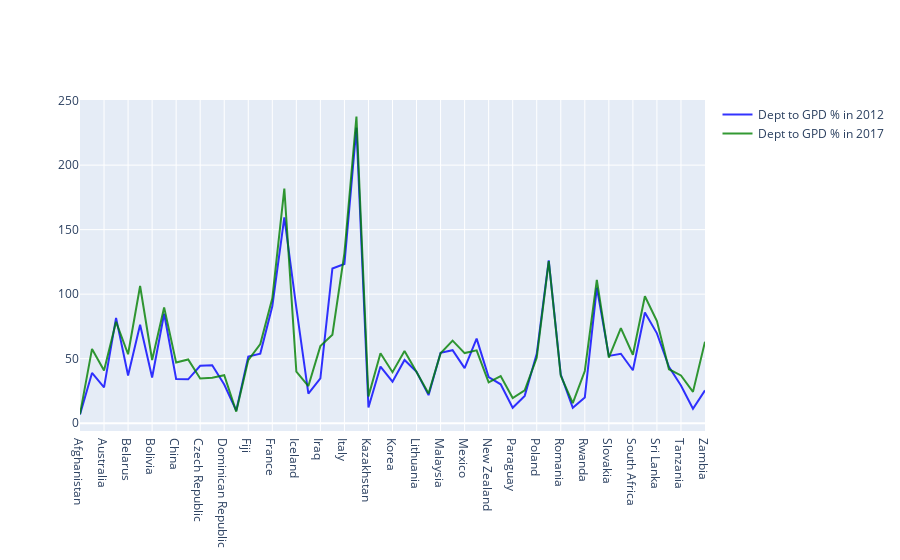

Here is the notebook cell this chart was saved with:
### Markdown cell above
### General overview of the changes

### Code cell
import plotly.graph_objects as go
import pandas as pd

fig = go.Figure()
fig.add_trace(go.Scatter(
                x=dept['Country'],
                y=dept['dt_2012'],
                name="Dept to GPD % in 2012",
                line_color='blue',
                opacity=0.8))

fig.add_trace(go.Scatter(
                x=dept['Country'],
                y=dept['dt_2017'],
                name="Dept to GPD % in 2017",
                line_color='green',
                opacity=0.8))
# Use date string to set xaxis range
title_text="Changes Between 2012-2017"
fig.show()

### Figure 1 — Plotly figure (JSON) as saved in the notebook; plotly's stock layout.template omitted (floating-point values rounded to 4 significant figures)
{"data": [{"line": {"color": "blue"}, "name": "Dept to GPD % in 2012", "opacity": 0.8, "type": "scatter", "x": ["Afghanistan", "Argentina", "Australia", "Austria", "Belarus", "Bhutan", "Bolivia", "Canada", "China", "Colombia", "Czech Republic", "Denmark", "Dominican Republic", "Estonia", "Fiji", "Finland", "France", "Greece", "Iceland", "Indonesia", "Iraq", "Ireland", "Italy", "Japan", "Kazakhstan", "Kenya", "Korea", "Kyrgyzstan", "Lithuania", "Luxembourg", "Malaysia", "Mauritius", "Mexico", "Netherlands", "New Zealand", "Norway", "Paraguay", "Peru", "Poland", "Portugal", "Romania", "Russia", "Rwanda", "Singapore", "Slovakia", "Slovenia", "South Africa", "Spain", "Sri Lanka", "Switzerland", "Tanzania", "Uzbekistan", "Zambia"], "y": [6.769, 38.95, 27.77, 81.61, 36.95, 76.26, 35.39, 84.84, 34.27, 34.0, 44.47, 44.89, 30.0, 9.733, 51.62, 53.91, 90.6, 159.6, 89.37, 22.96, 34.78, 119.9, 123.4, 229.0, 12.12, 43.88, 32.2, 48.98, 39.77, 21.72, 54.55, 56.6, 42.65, 65.51, 35.72, 30.16, 11.94, 21.17, 53.72, 126.2, 37.74, 11.91, 19.97, 105.1, 52.16, 53.79, 41, 85.74, 69.61, 43.67, 29.15, 11.19, 25.43]}, {"line": {"color": "green"}, "name": "Dept to GPD % in 2017", "opacity": 0.8, "type": "scatter", "x": ["Afghanistan", "Argentina", "Australia", "Austria", "Belarus", "Bhutan", "Bolivia", "Canada", "China", "Colombia", "Czech Republic", "Denmark", "Dominican Republic", "Estonia", "Fiji", "Finland", "France", "Greece", "Iceland", "Indonesia", "Iraq", "Ireland", "Italy", "Japan", "Kazakhstan", "Kenya", "Korea", "Kyrgyzstan", "Lithuania", "Luxembourg", "Malaysia", "Mauritius", "Mexico", "Netherlands", "New Zealand", "Norway", "Paraguay", "Peru", "Poland", "Portugal", "Romania", "Russia", "Rwanda", "Singapore", "Slovakia", "Slovenia", "South Africa", "Spain", "Sri Lanka", "Switzerland", "Tanzania", "Uzbekistan", "Zambia"], "y": [7.004, 57.58, 40.81, 78.55, 53.44, 106.3, 48.96, 89.73, 46.96, 49.35, 34.67, 35.29, 37.2, 8.98, 48.86, 61.33, 96.8, 181.8, 39.96, 28.77, 59.73, 68.56, 131.8, 237.6, 20.79, 54.22, 39.53, 55.95, 39.73, 22.95, 54.12, 63.98, 54.33, 56.45, 31.7, 36.46, 19.45, 25.43, 50.62, 125.7, 36.78, 15.53, 40.46, 111.1, 50.86, 73.62, 53.04, 98.36, 79.1, 41.81, 36.97, 24.26, 63.1]}], "layout": {}}
